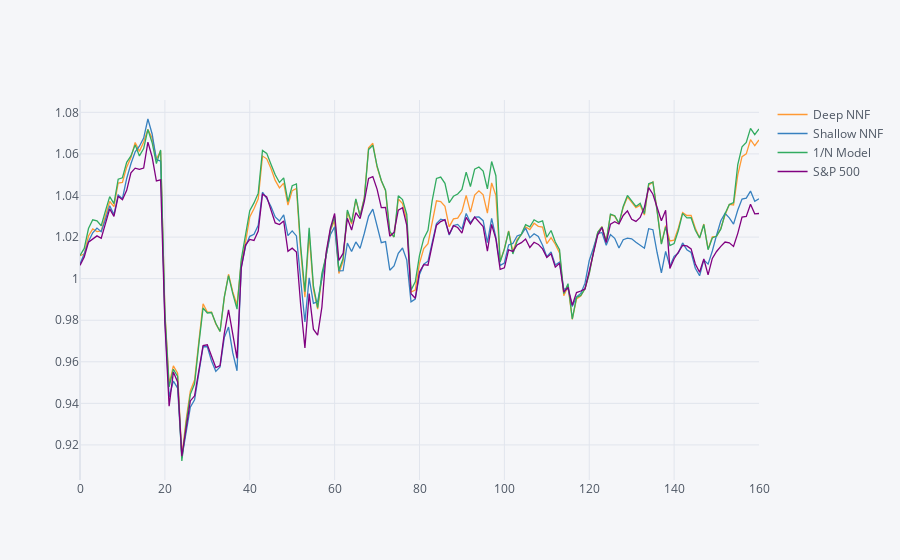

The cell this chart's notebook holds for it:
### Code cell
# importing a module for better and more interactive plot
import cufflinks as cf
cf.set_config_file(offline = True)

'''
plotting deep nnf, shallow nnf and, 1/n model performance on the test dataset, compare them with
index (s&p) for better understanding
'''
plot_test.iplot()

### Figure 1 — Plotly figure (JSON) as saved in the notebook; plotly's stock layout.template omitted (floating-point values rounded to 4 significant figures; data arrays with more than 128 entries replaced by an {"elided": "..."} marker saying what was removed)
{"data": [{"line": {"color": "rgba(255, 153, 51, 1.0)", "dash": "solid", "shape": "linear", "width": 1.3}, "mode": "lines", "name": "Deep NNF", "text": "", "type": "scatter", "x": {"elided": "161 int values"}, "y": {"elided": "161 float values"}}, {"line": {"color": "rgba(55, 128, 191, 1.0)", "dash": "solid", "shape": "linear", "width": 1.3}, "mode": "lines", "name": "Shallow NNF", "text": "", "type": "scatter", "x": {"elided": "161 int values"}, "y": {"elided": "161 float values"}}, {"line": {"color": "rgba(50, 171, 96, 1.0)", "dash": "solid", "shape": "linear", "width": 1.3}, "mode": "lines", "name": "1/N Model", "text": "", "type": "scatter", "x": {"elided": "161 int values"}, "y": {"elided": "161 float values"}}, {"line": {"color": "rgba(128, 0, 128, 1.0)", "dash": "solid", "shape": "linear", "width": 1.3}, "mode": "lines", "name": "S&P 500", "text": "", "type": "scatter", "x": {"elided": "161 int values"}, "y": {"elided": "161 float values"}}], "layout": {"legend": {"bgcolor": "#F5F6F9", "font": {"color": "#4D5663"}}, "paper_bgcolor": "#F5F6F9", "plot_bgcolor": "#F5F6F9", "title": {"font": {"color": "#4D5663"}}, "xaxis": {"gridcolor": "#E1E5ED", "showgrid": true, "tickfont": {"color": "#4D5663"}, "title": {"font": {"color": "#4D5663"}, "text": ""}, "zerolinecolor": "#E1E5ED"}, "yaxis": {"gridcolor": "#E1E5ED", "showgrid": true, "tickfont": {"color": "#4D5663"}, "title": {"font": {"color": "#4D5663"}, "text": ""}, "zerolinecolor": "#E1E5ED"}}}
